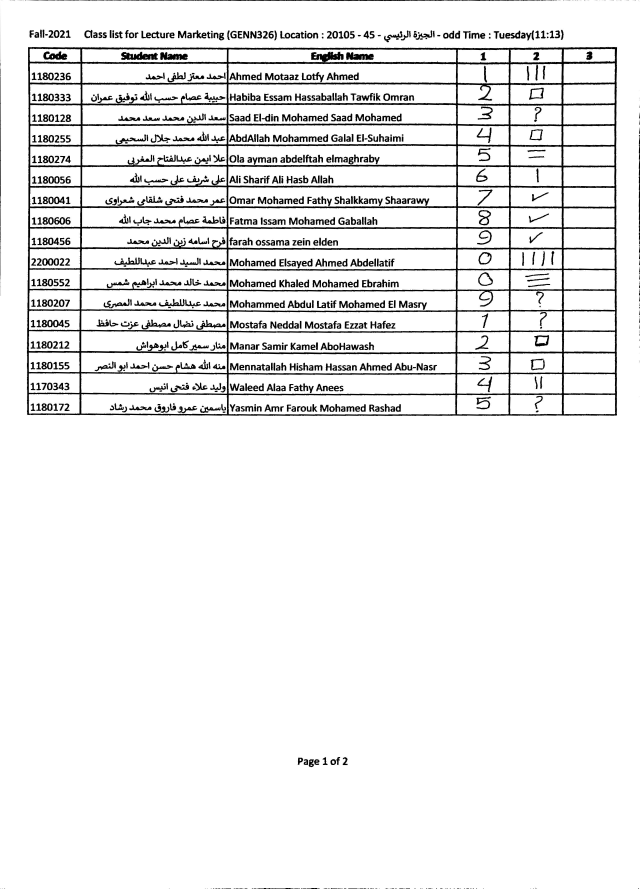
#> input picture modules/saved_image.jpg, 2557 x 3554 px (shown at 1/4 size)
$ python -i extract_bubbles.py   (imports and definitions only)
#> lines starting #> are read from the running program, lines starting #| are printed output that depends on the picture; after the words box and inside, x2 and y2 are one past the last pixel; in counts of white or black regions, pixels touching at a corner belong together
from imutils.perspective import four_point_transform
from imutils import contours as COUNTOURS
import numpy as np
import imutils
import cv2
from skimage.color import rgb2gray
import sys
import matplotlib.pyplot as plt

# [33 lines left out: functions isExiste, isValid, not called in this run]

def getRowBubbles(gray_image):
    thresh = cv2.threshold(
        gray_image, 0, 255, cv2.THRESH_BINARY_INV | cv2.THRESH_OTSU)[1]
    kernal = np.ones((2, 2), np.uint8)
    thresh_closed = cv2.morphologyEx(
        thresh, cv2.MORPH_CLOSE, kernal, iterations=2)
    contours = cv2.findContours(
        thresh_closed.copy(), cv2.RETR_EXTERNAL, cv2.CHAIN_APPROX_SIMPLE)
    contours = imutils.grab_contours(contours)
    questionCnts = []
    y_positions = []
    position_of_first_bubble = sys.maxsize
    x_positions = []
    space_between_two_bubbles = 0
    for cnt in contours:
        (x, y, w, h) = cv2.boundingRect(cnt)
        ar = w / float(h)
        if w >= 13 and h >= 11 and ar >= 0.7 and ar <= 1.2:
            questionCnts.append(cnt)
            y_positions.append(y)
            position_of_first_bubble = min(position_of_first_bubble, x)
            x_positions.append(x)

            # x_position = x
    count_of_bubbles = len(questionCnts)
    x_positions = sorted(x_positions, reverse=False)
    y_positions = sorted(y_positions, reverse=False)
    space_between_two_bubbles = abs(x_positions[0] - x_positions[1])
    return [count_of_bubbles, position_of_first_bubble, space_between_two_bubbles, y_positions, x_positions]

def detectRow(img, window_height=60):
    height = img.shape[0]
    width = img.shape[1]
    step_width = window_height
    finished = False
    start_position = (height // 4) - 15

    while not finished:
        cropped_row = img[start_position: start_position + step_width, 0:width]
        start_position += step_width
        [found_bubble, position_of_first_bubble, space_between_two_bubbles,
            y_positions, x_positions] = getRowBubbles(cropped_row)
        if (found_bubble > 0):
            if (isValid(y_positions, step_width)):
                row_bubbles_count = found_bubble
                finished = True
            else:
                step_width -= 10
    return [cropped_row, row_bubbles_count, position_of_first_bubble, space_between_two_bubbles, x_positions]

# [34 lines left out: functions isSimilarBubble, getBubblesNum, not called in this run]

def resize_image(img):
    height = img.shape[0]
    width = img.shape[1]

    if (height > 800):
        ratio = height / 800
        new_height = round(height / ratio)
        new_width = round(width / ratio)
        resized_image = cv2.resize(img, (new_width, new_height))
        return resized_image
    else:
        return img

# [31 lines left out: functions cropIntoSections, rmContours, not called in this run]


def retrieveId(image):
    gray = cv2.cvtColor(image, cv2.COLOR_BGR2GRAY)
    blurred = cv2.GaussianBlur(gray, (5, 5), 0)
    edged = cv2.Canny(blurred, 75, 200)
    kernal = np.ones((3, 3), np.uint8)
    after_dilation = cv2.dilate(edged, kernal, iterations=2)

    contours = cv2.findContours(after_dilation.copy(), cv2.RETR_EXTERNAL, cv2.CHAIN_APPROX_SIMPLE)
    contours = imutils.grab_contours(contours)
    idBox = None

    contours = sorted(contours, key=cv2.contourArea, reverse=True)
    if len(contours) > 0:
        contours = sorted(contours, key=cv2.contourArea, reverse=True)
        for cnt in contours:
            peri = cv2.arcLength(cnt, True)
            approx = cv2.approxPolyDP(cnt, 0.02 * peri, True)
            if len(approx) == 4:
                idBox = approx
                break

    box = four_point_transform(image, idBox.reshape(4, 2))
    # show_images([box], ["ID Box"])
    return box

def extract_bubbles(imagePath) :
#> called with imagePath = 'saved_image.jpg'
    image = cv2.imread(imagePath)
#> image is the input picture: shape (3554, 2557, 3); min 0, max 255, mean 236.2
    gray = cv2.cvtColor(image, cv2.COLOR_BGR2GRAY)
    blurred = cv2.GaussianBlur(gray, (5, 5), 0)
    edged = cv2.Canny(blurred, 75, 200)
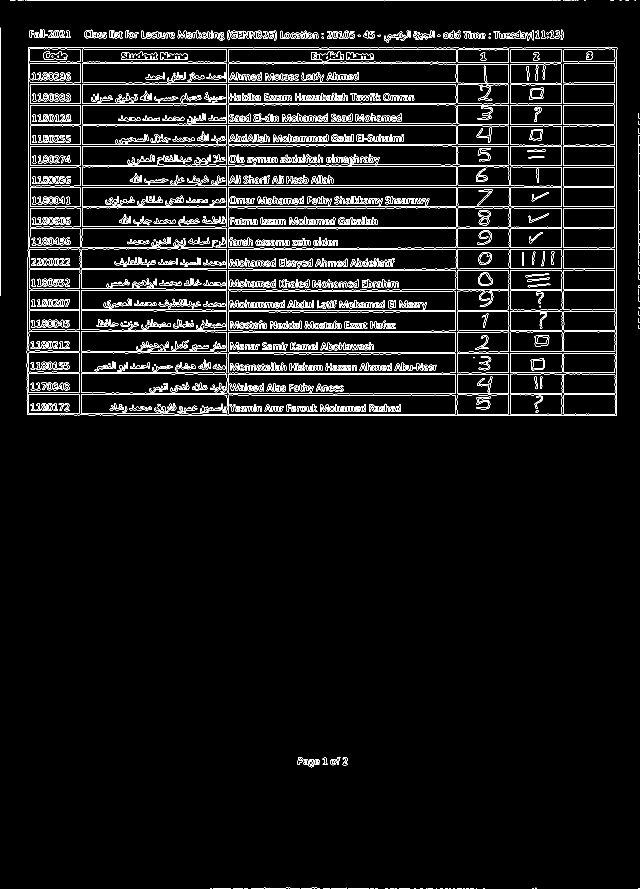
#> edged: shape (3554, 2557) (shown at 1/4 size); 2.6% white in thin lines or dots
    kernal = np.ones((3, 3), np.uint8)
    after_dilation = cv2.dilate(edged, kernal, iterations=2)
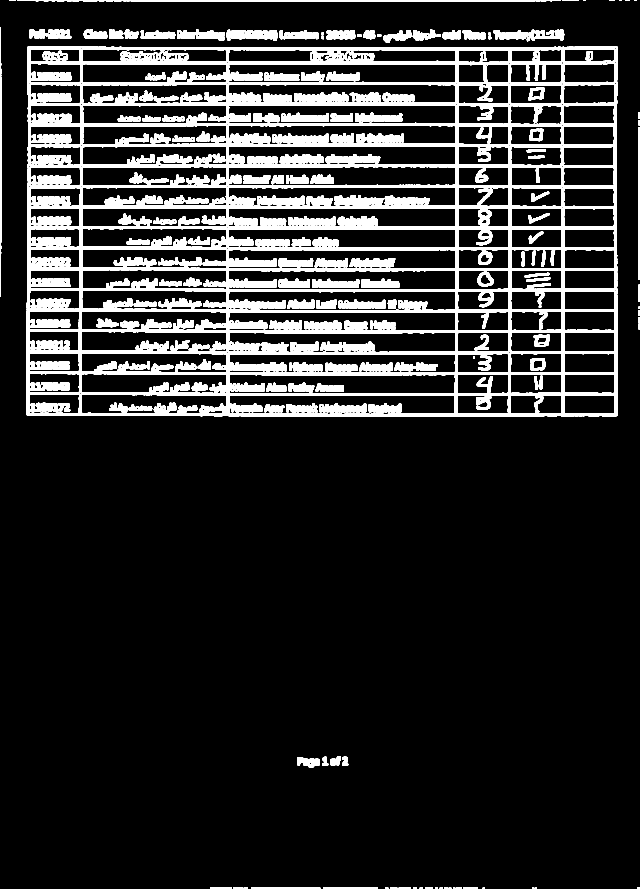
#> after_dilation: shape (3554, 2557) (shown at 1/4 size); 13.2% white; 259 white regions

    contours = cv2.findContours(
        after_dilation.copy(), cv2.RETR_EXTERNAL, cv2.CHAIN_APPROX_SIMPLE)
#> contours = 82 contours, 2 with area under 20; largest, box (x1, y1, x2, y2) and area: (105, 185, 2471, 1666) 3479484, (98, 0, 2244, 7) 8676, (907, 119, 1110, 164) 6512, (709, 118, 899, 164) 5148, (116, 116, 285, 154) 4671
    contours = imutils.grab_contours(contours)
    docCnt = None

    if len(contours) > 0:
        contours = sorted(contours, key=cv2.contourArea, reverse=True)
        for cnt in contours:
            peri = cv2.arcLength(cnt, True)
            approx = cv2.approxPolyDP(cnt, 0.02 * peri, True)

            if len(approx) == 4:
                docCnt = approx
                break
#> this loop made 1 pass
#> (peri, docCnt) on pass 1: (7803.4, [[2469, 187], [110, 187], [107, 1660], [2469, 1663]])
    paper = four_point_transform(image, docCnt.reshape(4, 2))
    warped = four_point_transform(gray, docCnt.reshape(4, 2))
    resized_paper = resize_image(paper)
#> in resize_image, `resized_image = cv2.resize(img, (new_width, new_height))`:
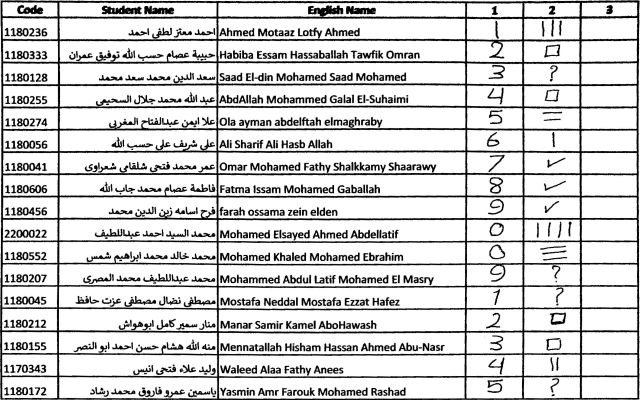
#> resized_image: shape (800, 1280, 3) (shown at 1/2 size); min 0, max 255, mean 208.6
    resized_warped = resize_image(warped)

    student_id = retrieveId(paper)
#> in retrieveId, `edged = cv2.Canny(blurred, 75, 200)`:
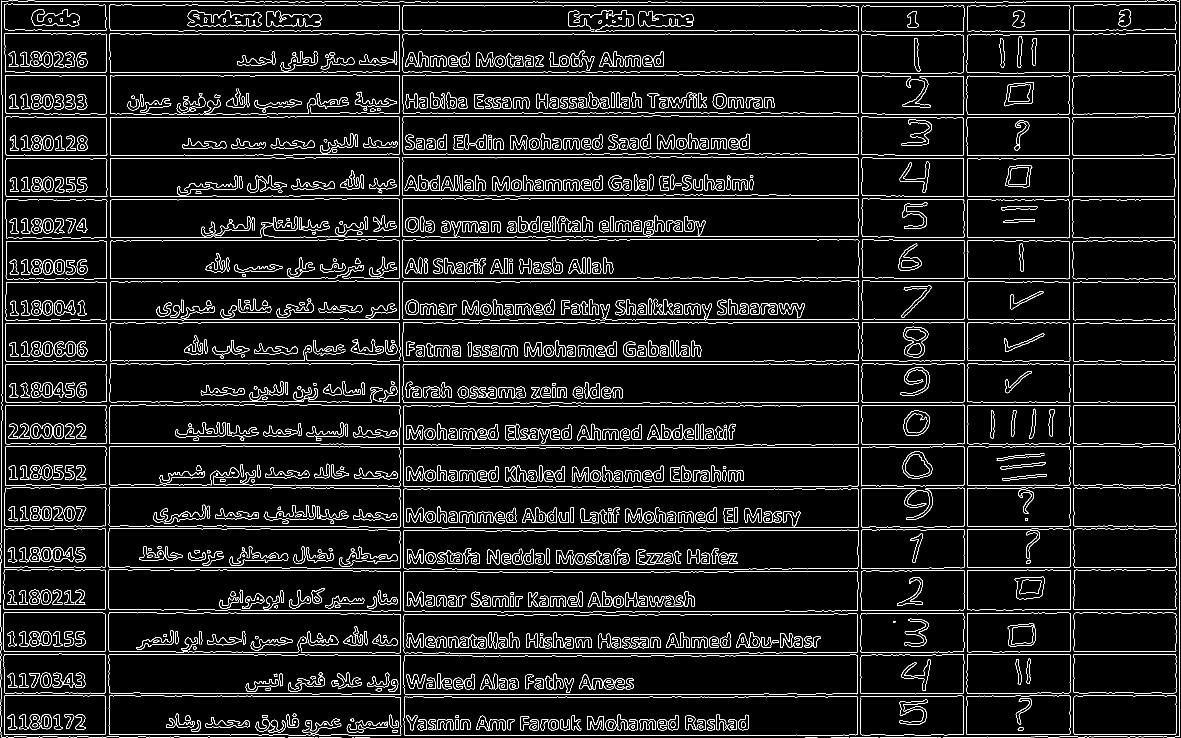
#> edged: shape (1476, 2362) (shown at 1/2 size); 6.4% white in thin lines or dots
#> in retrieveId, `after_dilation = cv2.dilate(edged, kernal, iterations=2)`:
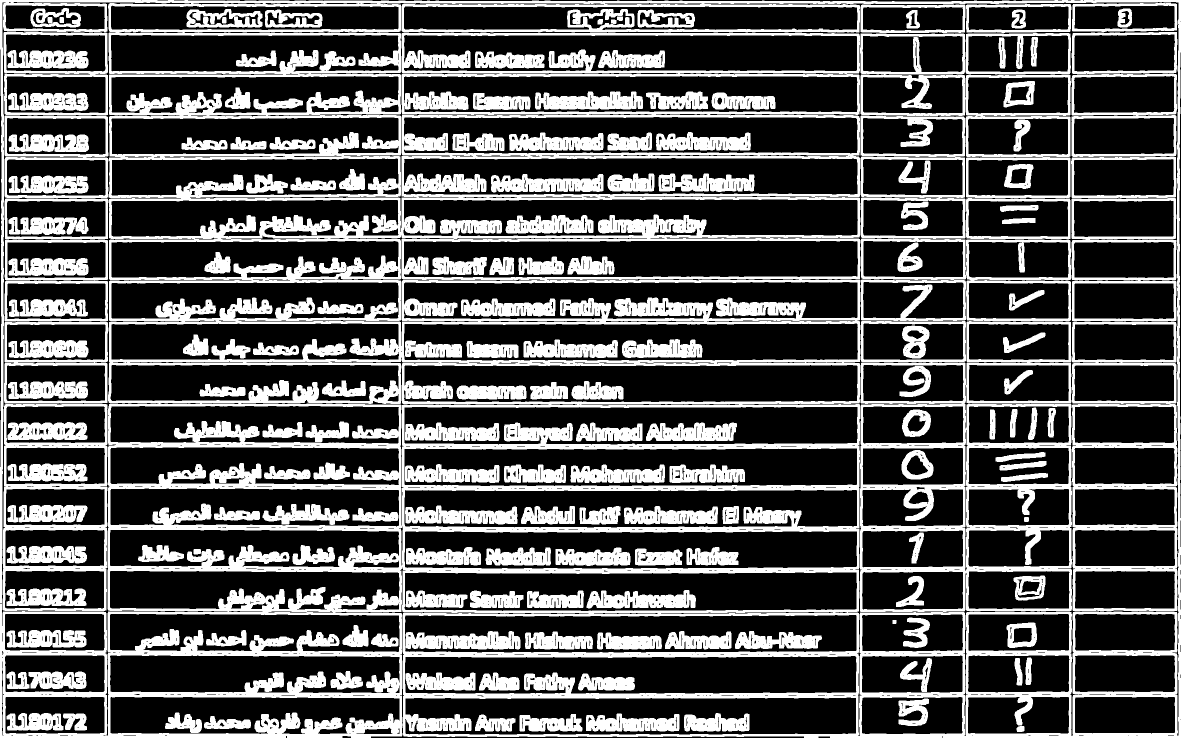
#> after_dilation: shape (1476, 2362) (shown at 1/2 size); 31.9% white; 177 white regions
#> in retrieveId, `contours = cv2.findContours(after_dilation.copy(), cv2.RETR_EXTERNAL, ..`: contours = 7 contours; box (x1, y1, x2, y2) and area: (0, 0, 2362, 1476) 3221686, (5, 808, 215, 1222) 84985, (7, 64, 216, 231) 33545, (8, 644, 216, 807) 33158, (9, 231, 217, 396) 33111, (9, 479, 216, 643) 32720, (9, 397, 217, 479) 16488
#> the loop in retrieveId, `for cnt in contours:` made 2 passes
#> (peri, idBox) on pass 2: (1301.3, [[11, 808], [5, 1219], [212, 1220], [214, 809]])
#> peri on pass 1: 15426.8
#> in retrieveId, `box = four_point_transform(image, idBox.reshape(4, 2))`:
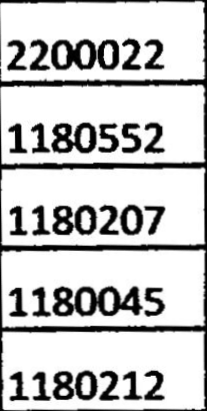
#> box: shape (411, 207, 3); min 0, max 255, mean 200.6
    [row, row_bubbles_count, position_of_first_bubble,
        space_between_two_bubbles, x_positions] = detectRow(resized_warped)
#> the loop in detectRow, `while not finished:` made 1 pass
#> pass 1, in getRowBubbles, `thresh_closed = cv2.morphologyEx( thresh, cv2.MORPH_CLOSE, kernal, ite..`:
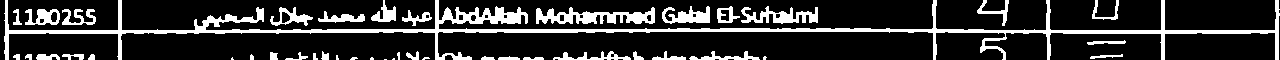
#> thresh_closed: shape (60, 1280); 18.5% white; 43 white regions (9 under 20 px), largest, box (x1, y1, x2, y2) and area: (4, 0, 1280, 60) 7903, (536, 7, 655, 24) 1100, (741, 6, 818, 24) 679
#> after the loop in detectRow, `while not finished:`: start_position = 245; step_width = 60
    question_answers_count = getBubblesNum(
        row, position_of_first_bubble, space_between_two_bubbles)
    num_of_sections = row_bubbles_count // question_answers_count
    sections_gray = cropIntoSections(
        resized_warped, num_of_sections, x_positions)
    sections_paper = cropIntoSections(
        resized_paper, num_of_sections, x_positions)

    bubble_matrix = []

    for index in range(len(sections_gray)):
        thresh = cv2.threshold(
            sections_gray[index], 0, 255, cv2.THRESH_BINARY_INV | cv2.THRESH_OTSU)[1]

        kernel = np.ones((2, 2), np.uint8)
        thresh_closed = cv2.morphologyEx(
            thresh, cv2.MORPH_CLOSE, kernel, iterations=3)

        contours = cv2.findContours(
            thresh_closed.copy(), cv2.RETR_EXTERNAL, cv2.CHAIN_APPROX_SIMPLE)
        contours = imutils.grab_contours(contours)

        questionCnts = []
        contours_info = []

        for cnt in contours:
            (x, y, w, h) = cv2.boundingRect(cnt)
            ar = w / float(h)
            if (w >= 13 and w <= 25) and h >= 11 and ar >= 0.7 and ar <= 1.2:
                questionCnts.append(cnt)
                contours_info.append(y)

        rmContours(
            questionCnts, contours_info, question_answers_count)

        questionCnts = COUNTOURS.sort_contours(questionCnts, method="top-to-bottom")[0]

        debug_image = sections_paper[index].copy()
        cv2.drawContours(debug_image, questionCnts, -1, (0, 255, 0), 3)

        section_bubble_matrix = []

        for (q, i) in enumerate(np.arange(0, len(questionCnts), question_answers_count)):
            cnts = COUNTOURS.sort_contours(
                questionCnts[i:i + question_answers_count])[0]

            row_images = []

            for c in cnts:
                (x, y, w, h) = cv2.boundingRect(c)
                x=x-3
                y=y-3
                bubble_image = sections_gray[index][y:y + h, x:x + w]

                bubble_image = cv2.resize(bubble_image, (25, 25))

                row_images.append(bubble_image)

            section_bubble_matrix.append(row_images)

        bubble_matrix.append(section_bubble_matrix)
    studentId=np.array(student_id)
    gray_image=(rgb2gray(studentId)*255).astype(np.uint8)
    binary_image = (gray_image>160)
    studentId=binary_image

    return student_id,bubble_matrix

#> (the run stopped early here; a loop or call above may not have finished)
